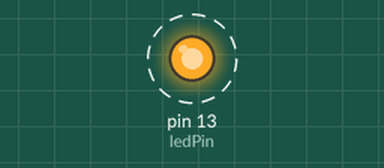
Bench run of a sketch on a simulated Arduino Uno, built with avr-gcc and run on an emulated ATmega328P. On the bench: output pins drawn as LEDs (lit = HIGH). Dashed ring = blinking. What the sketch prints to the serial monitor is not drawn.

Above: at 0.5 s.
Timing chart, 0 to 4.6 s (numbered marks = the images above):
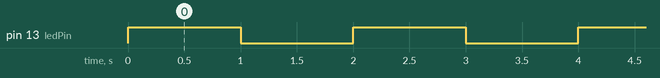

The sketch:

LED_Blinking.ino
```cpp
/*
  Project: LED Blinking using Arduino UNO
  File: LED_Blinking.ino
  Author: Om Mangate
  Description:
  This program turns an LED ON for one second and OFF for one second repeatedly.
  The LED is connected to digital pin 13 of the Arduino UNO board.
  The Serial Monitor displays messages indicating the LED status.
*/

int ledPin = 13;  // LED connected to digital pin 13

void setup() {
  // Set pin 13 as output
  pinMode(ledPin, OUTPUT);

  // Start serial communication for debugging
  Serial.begin(9600);
  Serial.println("LED Blinking Program Started...");
}

void loop() {
  // Turn the LED ON
  digitalWrite(ledPin, HIGH);
  Serial.println("LED ON");
  delay(1000);  // Wait for 1 second

  // Turn the LED OFF
  digitalWrite(ledPin, LOW);
  Serial.println("LED OFF");
  delay(1000);  // Wait for 1 second
}
```

Measured:
- by itself, pin 13 (ledPin): alternates HIGH for 1.0 s and LOW for 1.0 s
